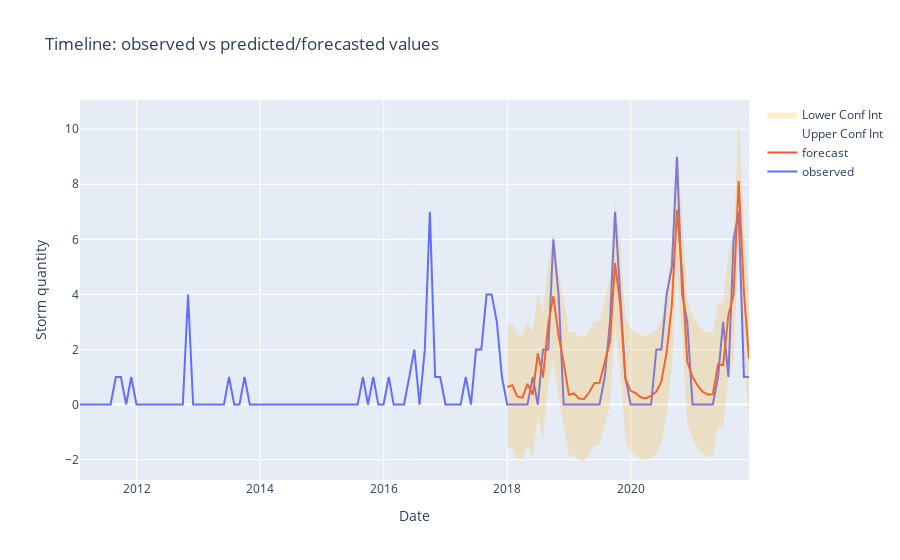

The notebook cell saved with this chart:
### Code cell
plot_forecast_prediction_plotly(tropical_storm_2011, mean_prediction_s_storm,
                         lower_s_limits_storm, upper_s_limits_storm)
